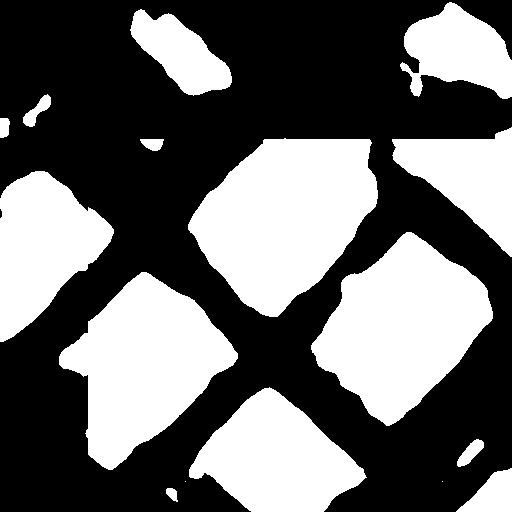
#> input picture seg_roof/roof_iou/fuyangben/guangde_map_GE12_21.png, 512 x 512 px; its folder holds only this picture in this run
$ python contours_old.py
#> lines starting #> are read from the running program, lines starting #| are printed output that depends on the picture; after the words box and inside, x2 and y2 are one past the last pixel; in counts of white or black regions, pixels touching at a corner belong together; long printed decimals are rounded
#> further down, img is the input picture: shape (512, 512, 3); 41.6% white; 16 white regions (2 under 20 px), largest, box (x1, y1, x2, y2) and area: (188, 138, 378, 317) 22406, (311, 232, 493, 426) 20508, (59, 272, 238, 470) 19192
import cv2
import numpy as np
import matplotlib.pyplot as plt
import time
import torch
from scipy import ndimage


def figure_num(img):
    # print(img)
    t0 = time.time()
    if len(img.shape) == 3:
        img = cv2.cvtColor(img, cv2.COLOR_BGR2GRAY)
    # print(img.shape)
    blur_dst=cv2.GaussianBlur(img,(3,3),0)
    # blur_dst = delete_wenli(blur_dst)       # 去除细节纹理

    #OTSU阈值分割
    ret,otsu_dst=cv2.threshold(blur_dst,0,255,cv2.THRESH_OTSU)
#> otsu_dst: shape (512, 512); 41.7% white; 14 white regions, largest, box (x1, y1, x2, y2) and area: (188, 138, 378, 317) 22406, (311, 232, 493, 426) 20508, (59, 272, 238, 470) 19193
#> ret = 112
    # cv2.imshow("s", otsu_dst)
    #Canny算子提取边缘轮廓
    canny_dst=cv2.Canny(otsu_dst,10,250)
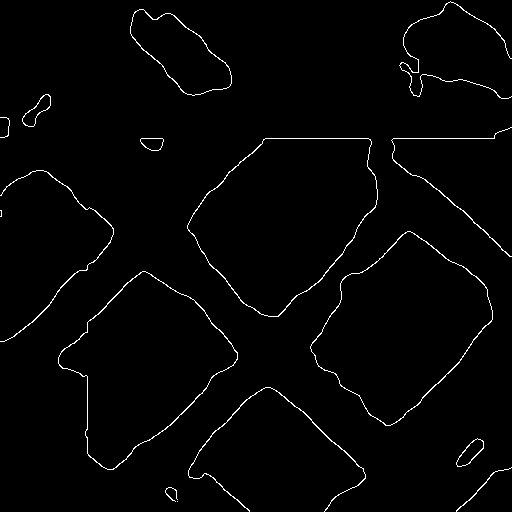
#> canny_dst: shape (512, 512); 1.6% white in thin lines or dots

    canny_dst[canny_dst>0] = 1
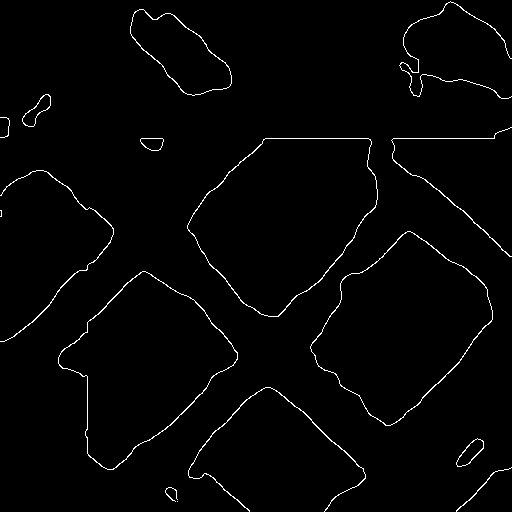
#> canny_dst: shape (512, 512); values 0 (black) and 1 (white), 1.6% white in thin lines or dots

    v = (canny_dst[canny_dst>0].sum())/(img.shape[0]*img.shape[1])
#> v = 0.0162


    # print(img.shape[0]*img.shape[1])
    print("v:", v)
#| v: 0.01622
    # [11 lines of commented-out code are left out]
    edge_points,h=cv2.findContours(canny_dst, cv2.RETR_LIST, cv2.CHAIN_APPROX_NONE)
#> edge_points = 23 contours, 4 with area under 20; largest, box (x1, y1, x2, y2) and area: (187, 138, 378, 317) 22504, (187, 138, 378, 317) 22356, (310, 231, 493, 426) 20590, (310, 231, 493, 426) 20430, (58, 271, 238, 470) 19313; h = 23 rows, first 6: [1, -1, -1, -1], [2, 0, -1, -1], [3, 1, -1, -1], [4, 2, -1, -1], [5, 3, -1, -1], [6, 4, -1, -1]
    contours=edge_points
#> contours has the same summary as edge_points
    # #轮廓的数量
    k=len(edge_points)
#> k = 23
    # print(2222222222222, edge_points, k)
    t1 = time.time()

    # print('time:{}'.format(t1 - t0))
    return k, contours

# [54 lines left out: functions delete_wenli, draw_test, not called in this run]


if __name__=="__main__":
    # draw_test()
    import os
    # exit()
    img_path = "fuyangben"
    img_list = os.listdir(img_path)
    for name in img_list:
        print(name)
        img=cv2.imread("{}/{}".format(img_path, name))
        # print(img.shape)
        #img1=cv2.imread("D:/testimage/sample.jpg")
        #灰度化+高斯滤波

        t0 = time.time()
        #轮廓的数量
        k, contours=figure_num(img)
#> k = 23; contours has the same summary as edge_points in figure_num

        print(k)
#| 23

        # [4 lines of commented-out code are left out]
        src=np.zeros((img.shape[0], img.shape[1]),np.uint8)
        src1=np.zeros((img.shape[0], img.shape[1]),np.uint8)
        h, w, c = img.shape
#> h = 512; w = 512; c = 3
        print(img.shape)
#| (512, 512, 3)
        contours1 = []
        p = []
        p3 = []
        p2 = []
        for i in range(k):

            #画出轮廓
            # cv2.drawContours(src,contours,i,250, 1)
            # plt.imshow(contours[i])
            # plt.show()
            for point in contours[i]:

                # if point[0][0] == 0 and point[0][1] != 0:
                if 0  in point[0] or h-1 in point[0] or w-1 in point[0]:
                    print(point[0])
                    p.append(point[0])
                    print("pppppppp: ", p)
                else:
                    p2.append(point)
            print("len(p): {}".format(len(p)))


            if p != []:
                if p[0][0] != p[1][0] and p[0][1] != p[1][1]:
                    if p[0][0] == p[1][1]:
                        cv2.line(src, (p[0][0], p[0][1]), (p[0][0], p[0][0]), 255, 1)
                        cv2.line(src, (p[1][0], p[1][1]), (p[0][0], p[0][0]), 255, 1)
                        p3 = [[p[0][0], p[1][0]]]

                    elif p[0][1] == p[1][0]:
                        cv2.line(src, (p[0][0], p[0][1]), (p[0][1], p[0][1]), 255, 1)
                        cv2.line(src, (p[1][0], p[1][1]), (p[0][1], p[0][1]), 255, 1)
                        p3 = [[p[0][1], p[1][0]]]
                else:
                    cv2.line(src, (p[0][0], p[0][1]), (p[1][0], p[1][1]), 255, 1)
                    p3 = [[int((p[0][0]+p[1][0])/2), int((p[0][1]+p[1][1])/2)]]

                print(contours[i].shape)
                c = np.append(contours[i], p3).reshape(-1, 1, 2)
                print(c)
                print(c.shape)
                # exit()
                # contours1.append(c)
            cv2.drawContours(src, contours, i, 255, cv2.FILLED)
#> this loop made 23 passes
#> (printed output is left out)
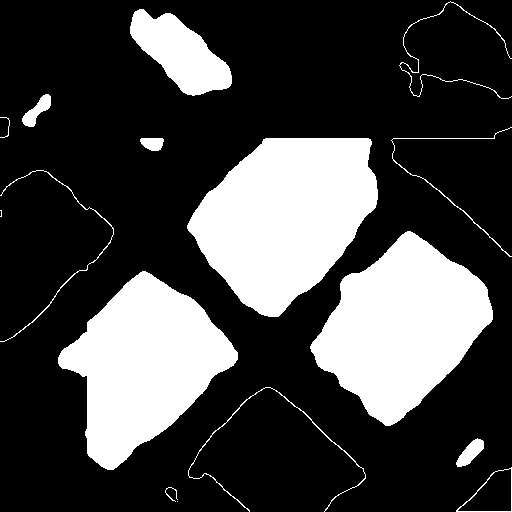
#> src: shape (512, 512); 27% white; 16 white regions (2 under 20 px), largest, box (x1, y1, x2, y2) and area: (187, 138, 378, 317) 22756, (310, 231, 493, 426) 20827, (58, 271, 238, 470) 19558
#> after the loop, p = [[511, 467], [456, 511], [249, 511], [324, 511], [0, 210], [0, 216], [0, 195], [0, 341], [511, 256], [511, 127], [0, 117], [0, 137], [511, 96], [511, 58]]; p2 = 6414 items, first 6: [[177, 501]], [[168, 487]], [[167, 488]], [[166, 488]], [[166, 489]], [[165, 490]]
        print(contours1)
        contours1 = contours1 + p2
#> contours1 has the same summary as p2
        print(len(contours))
        print(len(contours1))
        plt.imshow(src)
        plt.show()
        exit()
#> (the program exits here)
